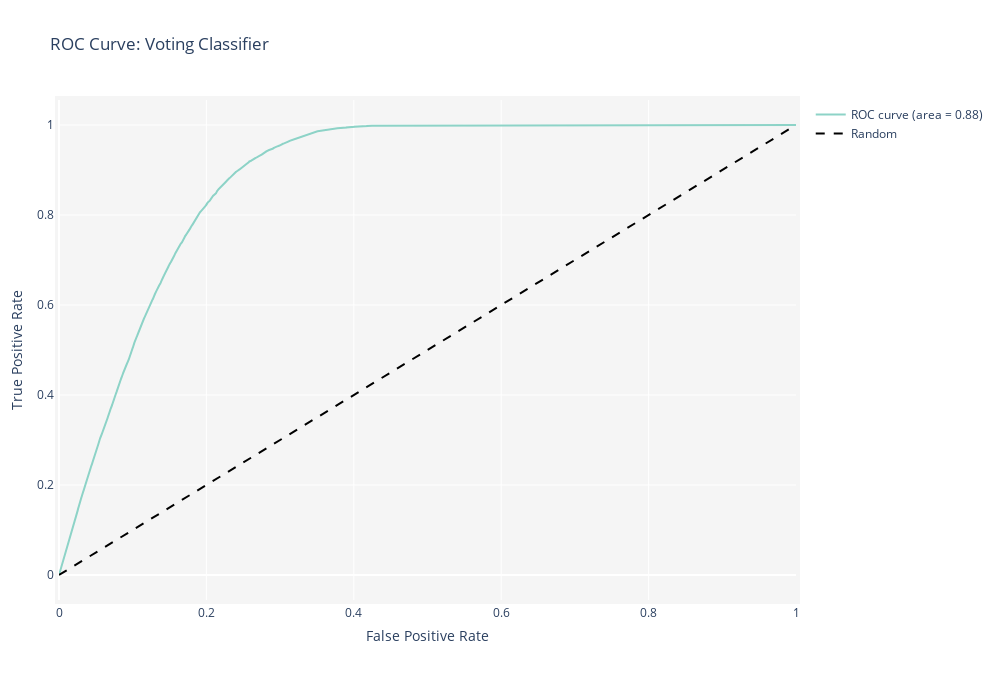

Notebook source saved alongside this figure:
### Markdown cell above
---
### **Probability Predictions**

### Code cell
import viz

y_pred_proba = imb_vc_clf_pipeline.predict_proba(X_test)[:,1]

viz.plot_roc_curve(y_true, y_pred_proba, 'Voting Classifier')

### Figure 1 — Plotly figure (JSON) as saved in the notebook; plotly's stock layout.template omitted (floating-point values rounded to 4 significant figures; data arrays with more than 128 entries replaced by an {"elided": "..."} marker saying what was removed)
{"data": [{"line": {"color": "rgb(141,211,199)"}, "mode": "lines", "name": "ROC curve (area = 0.88)", "type": "scatter", "x": {"elided": "18868 float values"}, "y": {"elided": "18868 float values"}}, {"line": {"color": "black", "dash": "dash"}, "mode": "lines", "name": "Random", "type": "scatter", "x": [0, 1], "y": [0, 1]}], "layout": {"autosize": false, "height": 700, "margin": {"b": 100, "l": 50, "pad": 4, "r": 50, "t": 100}, "plot_bgcolor": "whitesmoke", "title": {"text": "ROC Curve: Voting Classifier"}, "width": 1000, "xaxis": {"title": {"text": "False Positive Rate"}}, "yaxis": {"title": {"text": "True Positive Rate"}}}}
